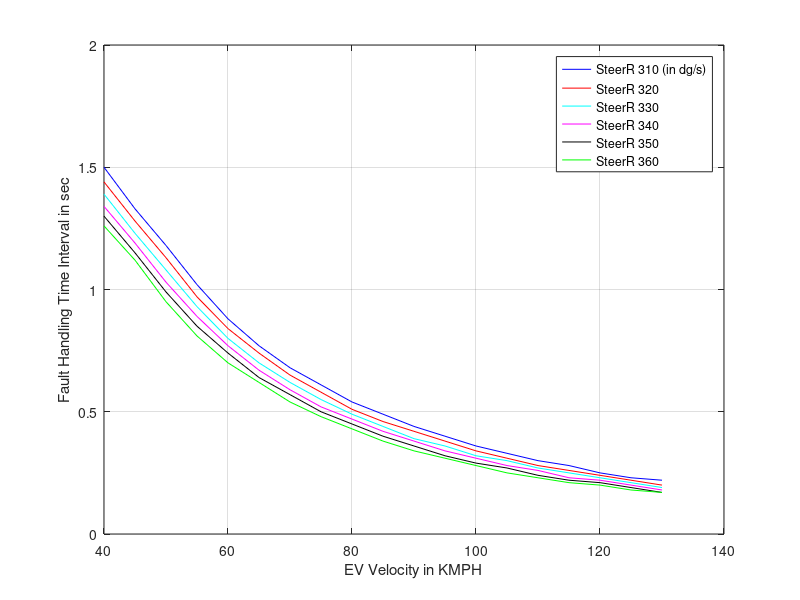
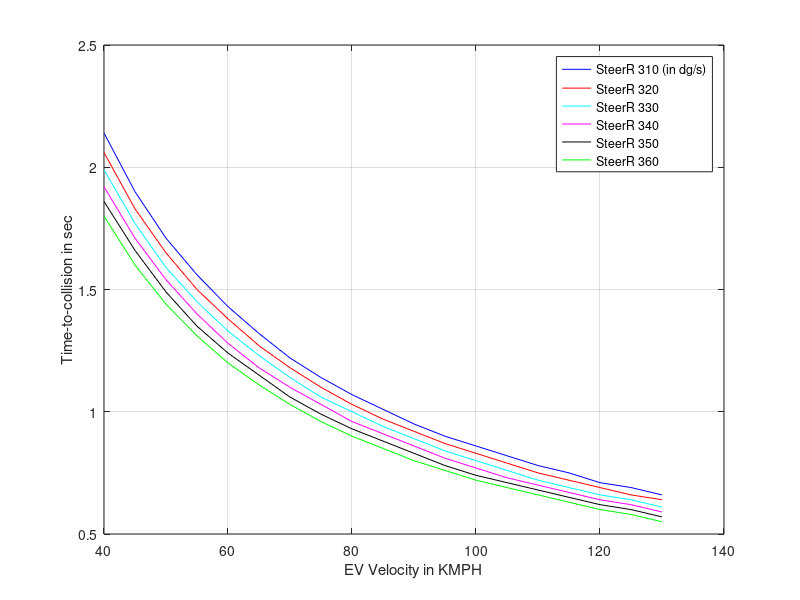

Recreate these plots in MATLAB, in order. (Note: this script raises an error after producing the figures.)
%% Clean workspace and close all
clear all
close all
clc
%% Constraint for parameter

KK = 0;
c=200;
deg_to_rad=pi/180;
LaneWidth = 3.66;
TruckWidth = 3.05;
WheelBase = 5.79;
SRR = 18;
s=(LaneWidth-TruckWidth)/2;
b=c+s+LaneWidth;

Str_Ang_Rate=[];
x_speed=[];
y_TTC=[];
z_FHTI=[];
for SteerAngRate_EV_Comp = 310 : 10 : 360
    Speed = [];
    TimeDur = [];
    DataTTC = [];
    AAy=[];
    for EgoVehicleSpeed = 40 : 5 : 130
        
Vx_EV = EgoVehicleSpeed/3.6;
wheel_angle=SteerAngRate_EV_Comp/SRR;
wheel_ang_rad=0.0174533*wheel_angle;
deg_to_rad=pi/180;
ang_C_deg=90-wheel_angle;
ang_B_deg=180-(asind(b*sind(ang_C_deg)/c));
ang_A_deg=180-ang_C_deg-ang_B_deg;
ang_B_rad=ang_B_deg*deg_to_rad;
ang_A_rad=ang_A_deg*deg_to_rad;
ang_C_rad=ang_C_deg*deg_to_rad;

a=(c*sin(ang_A_rad))/sin(ang_C_rad);
      
        Ay = -Vx_EV^2 * tand(SteerAngRate_EV_Comp/SRR)/WheelBase;
        AyComp = Vx_EV^2 * tand(SteerAngRate_EV_Comp/SRR)/WheelBase;
        % Saturation: If acceleration is more than 1g. Need to saturate
        if abs(AyComp) > 9.81
            AyComp = sign(AyComp)*9.81;
        else
            AyComp = AyComp;
        end
        dT = 0.01;                                      % Sample time
        VelY = 0;
        DistCovered = 0;
        K = 0;
 %% TTC computation
        Flag = false;
        while(Flag == false)
            VelY = VelY + dT * Ay;
            DistCovered = DistCovered + dT*VelY;
            K = K + 1;
            if (abs(DistCovered) >= a)
                Flag = true;
            end
        end
        TTC = K * dT;
        %% Dist covered during response time
        for ijk = TTC : -dT : 0.001
            
        IC = 0;
        VelY = 0;
        DistCovered = 0;
        Flag = false;
        C = 0;
        %% FHTI calculation
        for i = 0 : dT : ijk
            VelY = VelY + dT * Ay;
            DistCovered = DistCovered + dT*VelY;
        end
        DistCovered1 = abs(DistCovered);
 %% 
 
        Flag = false;
        N = 0;
        Pev_VelY = VelY;
        DistCovered = 0;
        while(Flag == false)
            
            VelY = VelY + dT * AyComp;
            DistCovered = DistCovered + dT*VelY;
            if sign(VelY) ~= sign(Pev_VelY)
                Flag = true;
            end
            N = N + 1;
        end
        
        DistCovered2 = abs(DistCovered);
        TotalDist = DistCovered1 + DistCovered2;
        if abs(TotalDist) < (a-0.05)
            break;
        end
        end
        Speed = [Speed EgoVehicleSpeed];
        TimeDur = [TimeDur ijk];
        DataTTC = [DataTTC TTC];
        AAy=[AAy Ay];
        Str_Ang_Rate=[Str_Ang_Rate SteerAngRate_EV_Comp];
    end
    
    x_speed=[x_speed Speed]; 
    y_TTC=[y_TTC DataTTC];
    z_FHTI=[z_FHTI TimeDur];
    KK = KK + 1; 
    SSSS(KK,:) = Speed;
    TTTT(KK,:) = TimeDur;
    TTCC(KK,:) = DataTTC;
    AAAY(KK,:) = AAy;
end
%% Plots
figure(1)
plot(SSSS(1,:),TTTT(1,:),'b');
hold on;
grid on;
plot(SSSS(2,:),TTTT(2,:),'r');
plot(SSSS(3,:),TTTT(3,:),'c');
plot(SSSS(4,:),TTTT(4,:),'m');
plot(SSSS(5,:),TTTT(5,:),'k');
plot(SSSS(6,:),TTTT(6,:),'g');

legend('SteerR 310 (in dg/s)','SteerR 320','SteerR 330','SteerR 340','SteerR 350','SteerR 360','Location','Best');
xlabel('EV Velocity in KMPH');
ylabel('Fault Handling Time Interval in sec');

f=gcf;
saveas(f,'Redvehstability_w_rollover_24_1_FHTI.jpg');

figure(2)
plot(SSSS(1,:),TTCC(1,:),'b');
hold on;
grid on;
plot(SSSS(2,:),TTCC(2,:),'r');
plot(SSSS(3,:),TTCC(3,:),'c');
plot(SSSS(4,:),TTCC(4,:),'m');
plot(SSSS(5,:),TTCC(5,:),'k');
plot(SSSS(6,:),TTCC(6,:),'g');

legend('SteerR 310 (in dg/s)','SteerR 320','SteerR 330','SteerR 340','SteerR 350','SteerR 360','Location','Best');
xlabel('EV Velocity in KMPH');
ylabel('Time-to-collision in sec');

f=gcf;
saveas(f,'Redvehstability_w_rollover_24_1_TTC.jpg');

%% excel write
Str_Ang_Rate=Str_Ang_Rate';
x_speed=x_speed';
y_TTC=y_TTC';
z_FHTI=z_FHTI';
data={'Str_ang_rate','Vehicle_Speed','TTC','FHTI'};
xlswrite('Functional_Safety_Scenarios',data,'Redvehstability_w_rollover_24_1','A1');
xlswrite('Functional_Safety_Scenarios',Str_Ang_Rate,'Redvehstability_w_rollover_24_1','A2');
xlswrite('Functional_Safety_Scenarios',x_speed,'Redvehstability_w_rollover_24_1','B2');
xlswrite('Functional_Safety_Scenarios',y_TTC,'Redvehstability_w_rollover_24_1','C2');
xlswrite('Functional_Safety_Scenarios',z_FHTI,'Redvehstability_w_rollover_24_1','D2');


folder = pwd;
excelFileName = 'Functional_Safety_Scenarios.xls';
fullFileName = fullfile(folder, excelFileName);
objExcel = actxserver('Excel.Application');
objExcel.Visible = true;
ExcelWorkbook = objExcel.Workbooks.Open(fullFileName);
oSheet = objExcel.ActiveSheet;
imageFolder = fileparts(which('Redvehstability_w_rollover_24_1_TTC.jpg'));
imageFullFileName = fullfile(imageFolder, 'Redvehstability_w_rollover_24_1_TTC.jpg');
Shapes = oSheet.Shapes;
Shapes.AddPicture(imageFullFileName, 0, 1, 400, 20, 400, 300);

imageFolder1 = fileparts(which('Redvehstability_w_rollover_24_1_FHTI.jpg'));
imageFullFileName1 = fullfile(imageFolder, 'Redvehstability_w_rollover_24_1_FHTI.jpg');
Shapes.AddPicture(imageFullFileName1, 0, 1, 850, 20, 400, 300);

objExcel.DisplayAlerts = false;
ExcelWorkbook.SaveAs(fullFileName);
ExcelWorkbook.Close(false);
objExcel.Quit; 